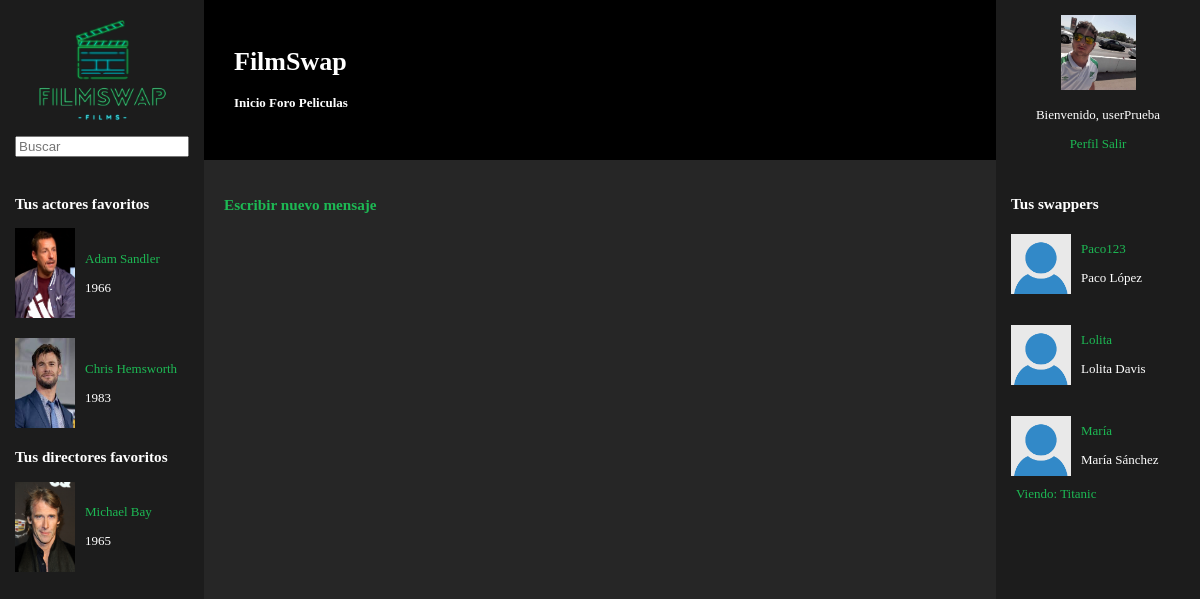
The page /eventoTema.php (signed in) on the database its author committed.
### tables this page shows
CREATE TABLE `actores_directores` (
  `id` int(11) NOT NULL,
  `actor_director` tinyint(4) NOT NULL DEFAULT 0,
  `name` varchar(45) NOT NULL,
  `description` longtext NOT NULL,
  `birth_date` date NOT NULL,
  `nationality` varchar(45) NOT NULL,
  `image` varchar(45) DEFAULT NULL
);

CREATE TABLE `usuarios` (
  `user` varchar(25) NOT NULL,
  `password` varchar(255) NOT NULL,
  `name` varchar(45) DEFAULT NULL,
  `image` varchar(45) NOT NULL DEFAULT 'user_logged.png',
  `date_joined` date NOT NULL,
  `watching` int(11) DEFAULT NULL,
  `admin` tinyint(4) NOT NULL DEFAULT 0,
  `content_manager` tinyint(4) NOT NULL DEFAULT 0,
  `moderator` tinyint(4) NOT NULL DEFAULT 0
);

CREATE TABLE `peliculas` (
  `id` int(11) NOT NULL,
  `title` varchar(45) NOT NULL,
  `image` varchar(45) NOT NULL DEFAULT 'film_default.jpg',
  `date_released` date NOT NULL,
  `duration` int(11) NOT NULL,
  `country` varchar(45) DEFAULT NULL,
  `plot` longtext NOT NULL,
  `rating` decimal(10,2) DEFAULT 0.00
);

### includes/Aplicacion.php (called while the page is built, shortened)
<?php
class Aplicacion
{
	private static $instancia;
	public static function getSingleton() {
		if (  !self::$instancia instanceof self) {
			self::$instancia = new self;
		}
		return self::$instancia;
	}
	private $inicializada = false;
	public function init($bdDatosConexion)
	{
        if ( ! $this->inicializada ) {
    		$this->inicializada = true;
        }
	}
    public function usuarioLogueado()
    {
      return ($_SESSION['login'] ?? false) === true;
    }
    public function user()
    {
      return $_SESSION['user'] ?? '';
    }
    public function image()
    {
      return $_SESSION['image'] ?? '';
    }
}

### includes/actoresDirectores/ActorDirector.php (called while the page is built, shortened)
<?php
class ActorDirector
{
	public static function buscaActoresDirectoresPorUser($user, $limit=NULL, $actorDirector)
	{
		$result = [];
    $app = App::getSingleton();
    $conn = $app->conexionBd();
		$query = sprintf("SELECT actores_directores.* FROM usuarios join usuarios_actores_directores ON usuarios.user = usuarios_actores_directores.user
		join actores_directores ON usuarios_actores_directores.actores_directores_id = actores_directores.id where usuarios.user= '%s' AND
		actores_directores.actor_director= '%d'", $user, $actorDirector);
		if($limit) {
		  $query = $query . ' LIMIT %d';
		  $query = sprintf($query, $limit);
		}
		$rs = $conn->query($query);
		if ($rs) {
		  while($fila = $rs->fetch_assoc()) {
			$result[] = new ActorDirector($fila['id'], $fila['actor_director'], $fila['name'], $fila['description'], $fila['birth_date'], $fila['nationality'], $fila['image']);
		  }
		}
		return $result;
	}
	public static function buscaActorDirectorPorPeliId ($id, $ad)
  {
        $app = App::getSingleton();
        $conn = $app->conexionBd();
        $query = sprintf("SELECT ad.* FROM actores_directores ad JOIN peliculas_actores_directores pad ON ad.id = pad.actor_director_id WHERE pad.film_id = %d AND ad.actor_director = %d", $id, $ad);
        $rs = $conn->query($query);
        $result = false;
		if ($rs) {
		  while($fila = $rs->fetch_assoc()) {
			$result[] = new ActorDirector($fila['id'], $fila['actor_director'], $fila['name'], $fila['description'], $fila['birth_date'], $fila['nationality'], $fila['image']);
		  }
		}
		return $result;
  }
  private $id;
  private $name;
  private $birth_date;
  private $image;
  private function __construct($id, $actor_director, $name, $description, $birth_date, $nationality, $image)
  {
      $this->id = $id;
      $this->image = $image ?? 'film_default.jpg';
      $this->name = $name;
      $this->birth_date = $birth_date;
  }
  public function id()
  {
      return $this->id;
  }
  public function name()
  {
      return $this->name;
  }
  public function birth_date()
  {
      return $this->birth_date;
  }
  public function image()
  {
      return $this->image;
  }
}

### includes/mensajes/Mensaje.php (called while the page is built, shortened)
<?php
class Mensaje
{
  public static function buscaMensajesPorIdEventoTema($id)
  {
      $result = [];
      $app = App::getSingleton();
      $conn = $app->conexionBd();
      $query = sprintf("SELECT * FROM foro_mensajes WHERE evento_tema = %d ORDER BY time_created DESC", $id);
      $rs = $conn->query($query);
      return $result;
  }
}

### includes/comun/foro_utils.php (called while the page is built, shortened)
<?php
function listaMensajes($id) {
    $html = '';
    $mensajes = Mensaje::buscaMensajesPorIdEventoTema($id);
    return $html;
}

### includes/usuarios/Usuario.php (called while the page is built, shortened)
<?php
class Usuario
{
	public static function listaAmigos($user, $limit=NULL)
	{
		$result = [];
        $app = App::getSingleton();
        $conn = $app->conexionBd();
		$query = sprintf("SELECT u2.* FROM amigos u JOIN usuarios u1 ON u1.user = u.user JOIN usuarios u2 ON u2.user = u.friend WHERE u1.user = '%s'", $conn->real_escape_string($user));
		if($limit) {
		  $query = $query . ' LIMIT %d';
		  $query = sprintf($query, $limit);
		}
		$rs = $conn->query($query);
		if ($rs) {
		  while($fila = $rs->fetch_assoc()) {
			$result[] = new Usuario($fila['user'], $fila['password'], $fila['name'], $fila['image'], $fila['date_joined'], $fila['watching'], $fila['admin'], $fila['content_manager'], $fila['moderator']);
		  }
		}
		return $result;
	}
    private function __construct($user, $password, $name, $image, $date_joined, $watching, $admin, $content_manager, $moderator)
    {
        $this->watching = $watching;
		$this->film = Pelicula::buscaPorId($this->watching);
    }
}

### includes/peliculas/Pelicula.php (called while the page is built, shortened)
<?php
class Pelicula
{
  public static function buscaPorId($idPelicula)
  {
    $result = null;
    $app = App::getSingleton();
    $conn = $app->conexionBd();
    $query = sprintf('SELECT * FROM peliculas WHERE id = %d', $idPelicula);
    $rs = $conn->query($query);
    if ($rs && $rs->num_rows == 1) {
      while($fila = $rs->fetch_assoc()) {
        $result = new Pelicula($fila['id'], $fila['title'], $fila['image'], $fila['date_released'], $fila['duration'], $fila['country'], $fila['plot'], $fila['rating']);
      }
    }
    return $result;
  }
  private function __construct($id, $title, $image, $date_released, $duration, $country, $plot, $rating)
  {
    $this->genres = Genero::buscaPorPeliId($id);
    $this->actors = ActorDirector::buscaActorDirectorPorPeliId($id,0);
    $this->directors = ActorDirector::buscaActorDirectorPorPeliId($id,1);
    $this->plataformas = Plataforma::buscaPlataformaPorIdPelicula($id);
    $this->reviews = Review::buscaReviewsPorIdPeli($id);
    $this->peliculasPlataformas = PeliculaPlataforma::buscaPeliculaPlataformaPorIdPelicula($id);
  }
}

### includes/generos/Genero.php (called while the page is built, shortened)
<?php
class Genero
{
  public static function buscaPorPeliId ($id)
  {
      $app = App::getSingleton();
      $conn = $app->conexionBd();
      $query = sprintf("SELECT g.* FROM generos g JOIN peliculas_generos pg ON g.id = pg.genre_id WHERE pg.film_id = '%d'", $id);
      $rs = $conn->query($query);
      $result = false;
      if ($rs) {
        while($fila = $rs->fetch_assoc()) {
          $result[] = new Genero($fila['id'], $fila['name']);
        }
      }
      return $result;
}
}

### includes/plataformas/Plataforma.php (called while the page is built, shortened)
<?php
class Plataforma
{
  public static function buscaPlataformaPorIdPelicula($id)
  {
      $app = App::getSingleton();
      $conn = $app->conexionBd();
      $query = sprintf("SELECT p.* FROM plataformas p JOIN peliculas_plataformas pp ON p.id = pp.platform_id WHERE pp.film_id = %d", $id);
      $rs = $conn->query($query);
      $result = false;
  if ($rs) {
    while($fila = $rs->fetch_assoc()) {
    $result[] = new Plataforma($fila['id'], $fila['name'], $fila['image']);
    }
  }
  return $result;
  }
}

### includes/reviews/Review.php (called while the page is built, shortened)
<?php
class Review
{
  public static function buscaReviewsPorIdPeli($id)
  {
      $app = App::getSingleton();
      $conn = $app->conexionBd();
      $query = sprintf("SELECT * FROM reviews WHERE film_id = %d ORDER BY time_created DESC", $id);
      $rs = $conn->query($query);
      $result = false;
      if ($rs) {
        while($fila = $rs->fetch_assoc()) {
          $result[] = new Review($fila['id'], $fila['user'], $fila['film_id'], $fila['review'], $fila['stars'], $fila['time_created']);
        }
      }
      return $result;
  }
}

### includes/plataformas/PeliculaPlataforma.php (called while the page is built, shortened)
<?php
class PeliculaPlataforma
{
  public static function buscaPeliculaPlataformaPorIdPelicula($id)
  {
      $app = App::getSingleton();
      $conn = $app->conexionBd();
      $query = sprintf("SELECT * FROM peliculas_plataformas pp WHERE pp.film_id = %d", $id);
      $rs = $conn->query($query);
      $result = false;
  if ($rs) {
    while($fila = $rs->fetch_assoc()) {
      $result[] = new PeliculaPlataforma($fila['id'], $fila['film_id'], $fila['platform_id'], $fila['link']);
    }
  }
  return $result;
  }
}

### includes/comun/usuarios_utils.php (the view, shortened to what this page needs)
<?php
function listaAmigos($user, $limit=NULL)
{
    $usuarios = Usuario::listaAmigos($user, $limit);
    $html = '<div>';
    foreach($usuarios as $usuario) {
        $href = './usuarios.php?id=' . $usuario->user();
        $peliculaWatching = $usuario->film();
        $watching = '';
        if ($peliculaWatching) {
            $watching .= "<p><a href=\"pelicula.php?id={$peliculaWatching->id()}\"> Viendo: {$peliculaWatching->title()} </a></p>";
        }
        $html .=<<<EOS
            <div class="div-usuarios">
            <div class="div-usuarios">
            <div class="usuarios">
            <img id="prof_pic" src="img/usuarios/{$usuario->image()}" alt="user" width="60" height="60">
            <div>
            <p><a href="$href">{$usuario->user()} </a></p>
            <p>{$usuario->name()} </p>
            </div>
            </div>
            <div>
            $watching
            </div>
            </div>
        EOS;
    }
    $html .= '</div>';
    return $html;
}
function listaActoresDirectoresUser($user = NULL, $limit = NULL, $actorDirector)
{
    $html = '<div>';
    $actores = ActorDirector::buscaActoresDirectoresPorUser($user, $limit, $actorDirector);
    foreach($actores as $actor) {
        $href = './actorDirector.php?id=' . $actor->id();
        $year = substr($actor->birth_date(), 0, 4);
        $html .=<<<EOS
            <div class="div-actoresDirectores">
            <img id="prof_pic" src="img/actores_directores/{$actor->image()}" alt="actor/director" width="60" height="90">
            <div>
            <p><a href="$href">{$actor->name()}</a></p>
            <p>{$year}</p>
            </div>
            </div>
        EOS;
    }
    $html .= '</div>';
    return $html;
}

### eventoTema.php (shortened to what this page needs)
<?php
require_once __DIR__.'/includes/comun/foro_utils.php';
$idEventoTema = filter_input(INPUT_GET, 'id', FILTER_SANITIZE_NUMBER_INT);
$nameEventoTema = filter_input(INPUT_GET, 'name', FILTER_SANITIZE_STRING);
$timeEventoTema = filter_input(INPUT_GET, 'time', FILTER_SANITIZE_STRING);
$contenidoPrincipal=<<<EOS
	<h1>{$nameEventoTema}</h1>
EOS;
$app = Aplicacion::getSingleton();
if ($app->usuarioLogueado()) {
    $contenidoPrincipal .= "<h3><a href=\"./nuevoMensaje.php?id={$idEventoTema}&nombre={$nameEventoTema}&time={$timeEventoTema}\">Escribir nuevo mensaje</a></h3>";
}
$contenidoPrincipal .= listaMensajes($idEventoTema);
require __DIR__ . '/includes/plantillas/plantilla.php';

### includes/plantillas/plantilla.php (shortened to what this page needs)
<!DOCTYPE html>
<html>
<head>
    <link rel="stylesheet" type="text/css" href="estilo.css" />
</head>
<body>
    <?php
    require("includes/comun/sidebarIzq.php");
    ?>
    <main>
		<?php
		require("includes/comun/cabecera.php");
		?>
        <article>
            <?= $contenidoPrincipal ?>
        </article>
    </main>
    <?php
    require("includes/comun/sidebarDer.php");
    ?>
</body>
</html>

### includes/comun/sidebarIzq.php (shortened to what this page needs)
<?php
require_once __DIR__.'/usuarios_utils.php';
function mostrarActoresDirectores($actorDirector) {
	$app = Aplicacion::getSingleton();
	$user = $app->user();
	if ($app->usuarioLogueado()) {
		echo listaActoresDirectoresUser($user, 7, $actorDirector);
	} else {
		echo "<p>Inicia sesión para ver tus actores y directores</p>";
	}
}
?>
<aside id="sidebarIzq">
	<div id="topSide">
		<img src="img/logo1.png" alt="filmswap logo" width="140px" height="112px">
		<form id="buscador" name="buscador" method="post" action="././buscar.php">
			<input id="buscar" name="buscar" type="text" placeholder="Buscar" autofocus>
		</form>
	</div>
	<div id="contentSide">
		<h3> Tus actores favoritos </h3>
		<?php
			mostrarActoresDirectores(0);
		?>
		<h3> Tus directores favoritos </h3>
		<?php
			mostrarActoresDirectores(1);
		?>
	</div>
</aside>

### includes/comun/cabecera.php
<header>
	<h1>FilmSwap</h1>
	<a href="index.php">Inicio</a>
	<a href="foro.php">Foro</a>
	<a href="peliculas.php">Peliculas</a>
</header>

### includes/comun/sidebarDer.php (shortened to what this page needs)
<?php
require_once __DIR__.'/usuarios_utils.php';
function mostrarSaludo() {
	$app = Aplicacion::getSingleton();
	$image = $app->image();
	$user = $app->user();
	if ($app->usuarioLogueado()) {
		echo "<img id=\"prof_pic\" src=\"img/usuarios/{$image}\" alt=\"user\" width=\"75\" height=\"75\"><p>Bienvenido, " . $user . "</p><a href='perfil.php'>Perfil</a> <a href='logout.php'>Salir</a>";
	} else {
		echo "<img id=\"prof_pic\" src=\"img/usuarios/user_no_logged.png\" alt=\"user\" width=\"75\" height=\"75\"><p> Usuario desconocido </p><a href='login.php'>Login</a> <a href='registro.php'>Registro</a>";
	}
}
function mostrarAmigos() {
	$app = Aplicacion::getSingleton();
	$user = $app->user();
	if ($app->usuarioLogueado()) {
		echo listaAmigos($user, 7);
	} else {
		echo "<p>Inicia sesión para ver la actividad de tus amigos</p>";
	}
}
?>
<aside id="sidebarDer">
	<div id="topSide">
		<?php
			mostrarSaludo();
		?>
	</div>
	<div id="contentSide">
		<h3> Tus swappers </h3>
		<?php
			mostrarAmigos();
		?>
	</div>
</aside>

### estilo.css (style rules this page uses)
html { height: 100%; }
body { display: flex; background-color: #262626; margin: 0px; padding: 0px; min-height: -webkit-fill-available; font-size: small; }
header { padding: 30px; height: 100px; color: #FFFFFF; background-color: #000000; }
header a, header a:visited { color: white; font-weight: bold; text-decoration: none; }
a { color: #1DB954; text-decoration: none; }
#sidebarIzq { width: 17%; float: left; color: #FFFFFF; background-color: #1C1C1C; }
#sidebarDer { width: 17%; float: right; color: #FFFFFF; background-color: #1C1C1C; }
main { width: 66%; float: left; height: 100%; background-color: #262626; color: white; overflow-y: auto; }
article { padding: 20px; }
#topSide { width: auto; height: 135px; padding: 15px; text-align: center; }
#buscador { width: 100%; margin-top: 5px; }
#buscar { width: 100%; box-sizing: border-box; }
#prof_pic { float: center; }
#contentSide { padding: 15px; }
.div-actoresDirectores { display: flex; margin-bottom: 20px; align-content: center; align-items: center; }
.div-actoresDirectores > div > p { padding-left: 10px; }
.usuarios { display: flex; align-content: center; align-items: center; }
.usuarios > div > p { padding-left: 10px; }
.div-usuarios { display: flex; flex-direction: column; margin-bottom: 20px; }
.div-usuarios > div > p { margin: 0; padding: 5px; }

### rows shown on the page
actores_directores: image (picture), name "Adam Sandler", birth_date "1966"
actores_directores: image (picture), name "Chris Hemsworth", birth_date "1983"
actores_directores: image (picture), name "Michael Bay", birth_date "1965"
usuarios: image (picture), user "Paco123", name "Paco López"
usuarios: image (picture), user "Lolita", name "Lolita Davis"
usuarios: image (picture), user "María", name "María Sánchez"
peliculas: title "Titanic"

### other values the page prints
$user "userPrueba"
